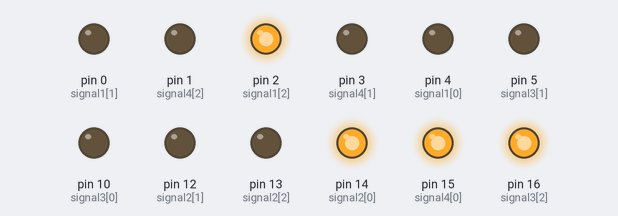
Bench run of a sketch on a simulated Arduino Uno, built with avr-gcc and run on an emulated ATmega328P. On the bench: output pins drawn as LEDs (lit = HIGH).

Above: at 2.5 s.
At 5.5 s:
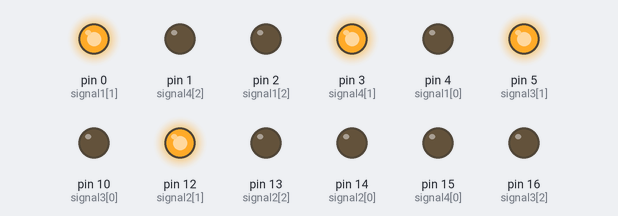
At 8.5 s:
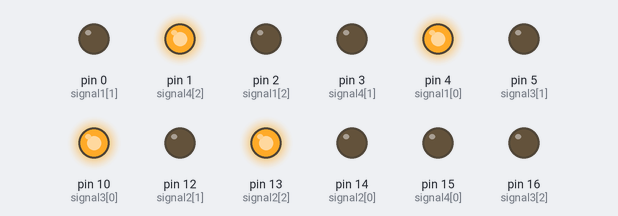
Timing chart, 0 to 15.6 s (numbered marks = the images above):
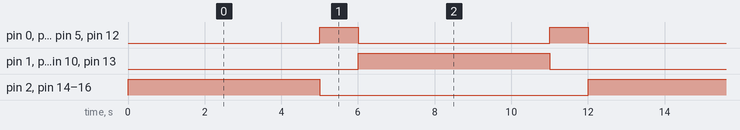

The sketch:

4_way_traffic_signal_simulation.ino
```cpp
// [RED, YELLOW, GREEN]
int signal1[] = {4,0,2};
int signal2[] = {14,12,13};
int signal3[] = {10,5,16};
int signal4[] = {15,3,1};

int redDelay = 5000;
int yellowDelay = 1000;

void setup() {
  //Declaring all the LED's as output
  for (int i = 0; i < 3; i++) {
    pinMode(signal1[i], OUTPUT);
    pinMode(signal2[i], OUTPUT);
    pinMode(signal3[i], OUTPUT);
    pinMode(signal4[i], OUTPUT);
  }
}

void loop(){
  //phase : 1
  //1 & 3 --> green | 2 & 4 --> red | yellow OFF
  digitalWrite(signal1[1], 0);
  digitalWrite(signal3[1], 0);
  digitalWrite(signal2[1], 0);
  digitalWrite(signal4[1], 0);

  digitalWrite(signal1[2], 1);
  digitalWrite(signal3[2], 1);
  digitalWrite(signal2[0], 1);
  digitalWrite(signal4[0], 1);
  delay(redDelay);

  //phase : 2
  // 1 & 3 | 2 & 4 --> off | yellow ON
  digitalWrite(signal1[2], 0);
  digitalWrite(signal3[2], 0);
  digitalWrite(signal2[0], 0);
  digitalWrite(signal4[0], 0);

  digitalWrite(signal1[1], 1);
  digitalWrite(signal2[1], 1);
  digitalWrite(signal3[1], 1);
  digitalWrite(signal4[1], 1);
  delay(yellowDelay);

  //phase : 3
  // 1 & 3 --> red | 2 & 4 --> green | yellow 0FF
  digitalWrite(signal1[1], 0);
  digitalWrite(signal2[1], 0);
  digitalWrite(signal3[1], 0);
  digitalWrite(signal4[1], 0);

  digitalWrite(signal1[0], 1);
  digitalWrite(signal3[0], 1);
  digitalWrite(signal2[2], 1);
  digitalWrite(signal4[2], 1);
  delay(redDelay);

  //phase : 4
  //1 & 3 | 2 & 4 --> off | yellow ON
  digitalWrite(signal1[0], 0);
  digitalWrite(signal3[0], 0);
  digitalWrite(signal2[2], 0);
  digitalWrite(signal4[2], 0);

  digitalWrite(signal1[1], 1);
  digitalWrite(signal2[1], 1);
  digitalWrite(signal3[1], 1);
  digitalWrite(signal4[1], 1);
  delay(yellowDelay);
}


// void loop() {
//   // Making Green  LED at signal 1 and red LED's at other signal HIGH
//   digitalWrite(signal1[2], HIGH);
//   digitalWrite(signal1[0], LOW);
//   digitalWrite(signal2[0], HIGH);
//   digitalWrite(signal3[0], HIGH);
//   digitalWrite(signal4[0], HIGH);
//   delay(redDelay);

//   // Making Green LED at signal 1 LOW and making yellow LED at signal 1 HIGH for 2 seconds
//   digitalWrite(signal1[1], HIGH);
//   digitalWrite(signal1[2], LOW);
//   delay(yellowDelay);
//   digitalWrite(signal1[1], LOW);

//   // Making Green  LED at signal 2 and red LED's at other signal HIGH
//   digitalWrite(signal1[0], HIGH);
//   digitalWrite(signal2[2], HIGH);
//   digitalWrite(signal2[0], LOW);
//   digitalWrite(signal3[0], HIGH);
//   digitalWrite(signal4[0], HIGH);
//   delay(redDelay);

//   // Making Green LED at signal 2 LOW and making yellow LED at signal 2 HIGH for 2 seconds
//   digitalWrite(signal2[1], HIGH);
//   digitalWrite(signal2[2], LOW);
//   delay(yellowDelay);
//   digitalWrite(signal2[1], LOW);

//   // Making Green  LED at signal 3 and red LED's at other signal HIGH
//   digitalWrite(signal1[0], HIGH);
//   digitalWrite(signal2[0], HIGH);
//   digitalWrite(signal3[2], HIGH);
//   digitalWrite(signal3[0], LOW);
//   digitalWrite(signal4[0], HIGH);
//   delay(redDelay);

//   // Making Green LED at signal 3 LOW and making yellow LED at signal 3 HIGH for 2 seconds
//   digitalWrite(signal3[1], HIGH);
//   digitalWrite(signal3[2], LOW);
//   delay(yellowDelay);
//   digitalWrite(signal3[1], LOW);

//   // Making Green  LED at signal 4 and red LED's at other signal HIGH
//   digitalWrite(signal1[0], HIGH);
//   digitalWrite(signal2[0], HIGH);
//   digitalWrite(signal3[0], HIGH);
//   digitalWrite(signal4[2], HIGH);
//   digitalWrite(signal4[0], LOW);
//   delay(redDelay);

//   // Making Green LED at signal 4 LOW and making yellow LED at signal 4 HIGH for 2 seconds
//   digitalWrite(signal4[1], HIGH);
//   digitalWrite(signal4[2], LOW);
//   delay(yellowDelay);
//   digitalWrite(signal4[1], LOW);
// }
```

Measured:
- by itself, pin 0 (signal1[1]), pin 3 (signal4[1]), pin 5 (signal3[1]), pin 12 (signal2[1]): alternates HIGH for 1.0 s and LOW for 5.0 s
- by itself, pin 1 (signal4[2]), pin 2 (signal1[2]), pin 4 (signal1[0]), pin 10 (signal3[0]), pin 13 (signal2[2]), pin 14 (signal2[0]), pin 15 (signal4[0]), pin 16 (signal3[2]): alternates HIGH for 5.0 s and LOW for 7.0 s
- by itself, everything shown: repeats every 12.0 s, in 4 steps
